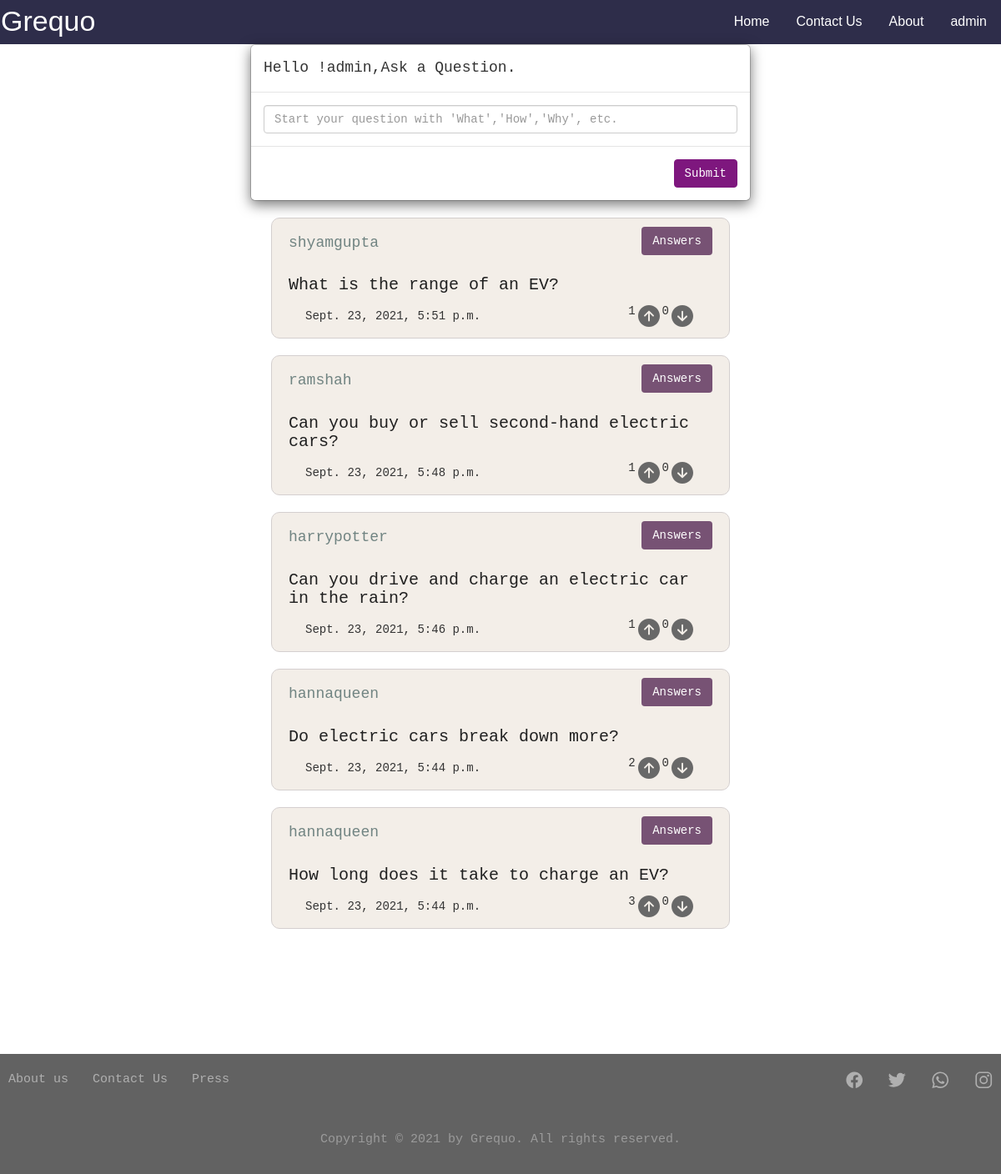
The app's page / (signed in) with its own data.
### GrequoApp/models.py (models this page shows, shortened)
class Userquest(models.Model):
    id = models.BigAutoField(auto_created=True, primary_key=True,
                             serialize=False, verbose_name='ID')
    author = models.ForeignKey(User, default=1,
                               null=False,
                               on_delete=models.CASCADE)
    quest = models.TextField(max_length=300, default='')
    timestamp = models.DateTimeField(default=timezone.now)
    like_count = models.PositiveSmallIntegerField(default=0)
    dislike_count = models.PositiveSmallIntegerField(default=0)

### GrequoApp/views.py (the view, shortened to what this page needs)
# urls.py: path("", views.index, name="IndexPage"),
def index(request):
    if request.user.is_authenticated:
        snipps = Userquest.objects.all().order_by('-timestamp')
        return render(request, 'home.html', {'snipps': snipps})
    else:
        return redirect('/signup')

### templates/home.html (shortened to what this page needs)
<!DOCTYPE html>
<html lang="en">
<head>
  <link rel="stylesheet" href="https://maxcdn.bootstrapcdn.com/bootstrap/3.4.1/css/bootstrap.min.css" />
  <link rel="stylesheet" href="static/css/home.css" />
</head>
<body>
  <div class="navbar">
    <span>Grequo</span>
    <div class="user-dropdown">
      <button class="dropbtn">{{ request.user }}</button>
    </div>
    <a href="/aboutus">About</a>
    <a href="/contactus">Contact Us</a>
    <a href="/">Home</a>
  </div>
  <div class="feed">
    <div class="modal-content">
      <div class="modal-header">
        <h4 class="modal-title">Hello !{{ request.user }},Ask a Question.</h4>
      </div>
      <form action="/" method="POST">
        <div class="modal-body">
          <input type="text" class="form-control" id="questionInput" name="question"
            placeholder="Start your question with 'What','How','Why', etc." />
        </div>
        <div class="modal-footer">
          <button type="submit" class="btn btn-success" id="buttonSubmitID">
            Submit
          </button>
        </div>
      </form>
    </div>
  </div>
  <section class="sectionTwo">
    {% for snips in snipps %}
    <div class="displayQuestion">
      <div class="displayQuestion-header">
        <span>
          <h4>{{snips.author}}</h4>
        </span>
        <a href="{% url 'GetUserPost' snips.id  %}"><button type="button" class="btn">Answers</button></a>
      </div>
      <h3>{{snips.quest}}</h3>
      <div class="displayQuestion-footer">
        <span class="date">{{snips.timestamp}}</span>
        <div>
          <p class="votes">{{snips.like_count}}</p>
          <a href="{% url 'LikePost' snips.id %}">
            <ion-icon class="up" name="arrow-up-circle"></ion-icon>
          </a>
          <p class="Downvotes">{{snips.dislike_count}}</p>
          <a href="{% url 'DislikePost' snips.id %}">
            <ion-icon class="down" name="arrow-down-circle"></ion-icon>
          </a>
        </div>
      </div>
    </div>
    {% endfor %}
    <footer>
      <div class="row">
        <div class="col span-1-of-2">
          <ul class="footer-nav">
            <li><a href="/aboutus">About us</a></li>
            <li><a href="/contactus">Contact Us</a></li>
            <li><a href="#">Press</a></li>
          </ul>
        </div>
        <div class="col span-1-of-2">
          <ul class="social-icons">
            <li>
              <a href="https://www.facebook.com" target="_blank">
                <ion-icon class="fb-icon" name="logo-facebook"></ion-icon>
              </a>
            </li>
            <li>
              <a href="https://twitter.com" target="_blank">
                <ion-icon class="twitter-icon" name="logo-twitter"></ion-icon>
              </a>
            </li>
            <li>
              <a href="https://web.whatsapp.com" target="_blank">
                <ion-icon class="whatsapp-icon" name="logo-whatsapp"></ion-icon>
              </a>
            </li>
            <li>
              <a href="https://www.instagram.com" target="_blank">
                <ion-icon class="ig-icon" name="logo-instagram"></ion-icon>
              </a>
            </li>
          </ul>
        </div>
      </div>
      <div class="row">
        <p>Copyright &copy; 2021 by Grequo. All rights reserved.</p>
      </div>
    </footer>
</body>
</html>

### templates/static/css/home.css (style rules this page uses)
* { margin: 0; padding: 0; -webkit-box-sizing: border-box; box-sizing: border-box; }
body { margin: 0; padding: 0; overflow-x: hidden; font-family: monospace; }
.navbar { overflow: visible; background-color: rgb(46 45 74); font-family: Arial; margin-bottom: 0; border-radius: 0; }
.navbar a { float: right; font-size: 16px; color: white; text-align: center; padding: 14px 16px; text-decoration: none; }
.user-dropdown { float: right; }
.user-dropdown .dropbtn { font-size: 16px; border: none; outline: none; color: white; padding: 14px 16px; background-color: inherit; font-family: inherit; margin: 0; }
.navbar span { color: white; font-size: 34px; }
.feed { width: 600px; margin: 0 auto; padding: 0; }
.displayQuestion-footer { display: flex; justify-content: space-between; padding: 0 20px; }
.displayQuestion-footer a { text-decoration: none; color: rgb(104, 104, 104); display: inline-flex; }
.displayQuestion-footer .up, .down { font-size: 32px; }
.displayQuestion-footer .date { padding-top: 6px; }
.displayQuestion-header .btn { color: white; background-color: rgb(119, 82, 116); }
.sectionTwo .displayQuestion { background-color: #f3eee8; border: 1px solid rgb(212 207 207); width: 550px; margin: 20px auto; border-radius: 10px; padding: 10px 20px; }
.displayQuestion div { display: flex; justify-content: space-between; }
.displayQuestion h3, h4 { word-wrap: break-word; }
.displayQuestion h4 { font-size: 18px; font-family: "Courier New", Courier, monospace; color: rgba(47, 79, 79, 0.671); }
.displayQuestion h3 { font-size: 20px; color: rgb(32, 32, 32); }
.btn-success { background-color: #7e177e; border-color: #7e177e; outline: none; }
footer { background-color: rgb(98, 98, 98); padding: 20px 25px; font-size: 15px; margin-top: 150px; }
.footer-nav { list-style: none; float: left; }
.social-icons { list-style: none; float: right; }
.footer-nav li, .social-icons li { display: inline-block; margin-right: 20px; }
.footer-nav li:last-child, .social-icons li:last-child { margin-right: 0; }
.footer-nav li a:link, .footer-nav li a:visited, .social-icons li a:link, .social-icons li a:visited { color: rgba(180, 180, 180, 0.945); text-decoration: none; border: none; -webkit-transition: color 0.2s; -o-transition: color 0.2s; transition: color 0.2s; }
.social-icons li a:link, .social-icons li a:visited { font-size: 150%; }
footer p { color: rgb(155, 155, 155); text-align: center; margin-top: 30px; }

### records on screen
Userquest: author "shyamgupta", quest "What is the range of an EV?", timestamp "Sept. 23, 2021, 5:51 p.m.", like_count "1", dislike_count "0"
Userquest: author "ramshah", quest "Can you buy or sell second-hand electric cars?", timestamp "Sept. 23, 2021, 5:48 p.m.", like_count "1", dislike_count "0"
Userquest: author "harrypotter", quest "Can you drive and charge an electric car in the rain?", timestamp "Sept. 23, 2021, 5:46 p.m.", like_count "1", dislike_count "0"
Userquest: author "hannaqueen", quest "Do electric cars break down more?", timestamp "Sept. 23, 2021, 5:44 p.m.", like_count "2", dislike_count "0"
Userquest: author "hannaqueen", quest "How long does it take to charge an EV?", timestamp "Sept. 23, 2021, 5:44 p.m.", like_count "3", dislike_count "0"

### other values on screen
{{ request.user }} "admin"
